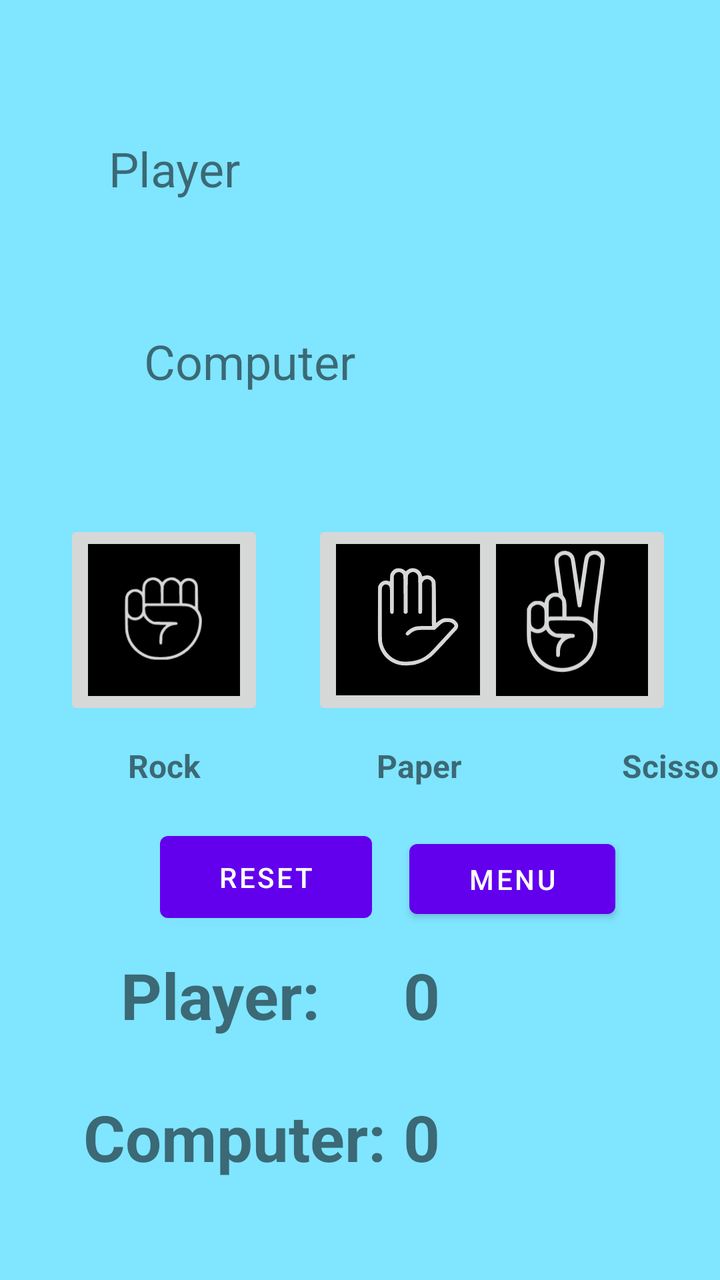
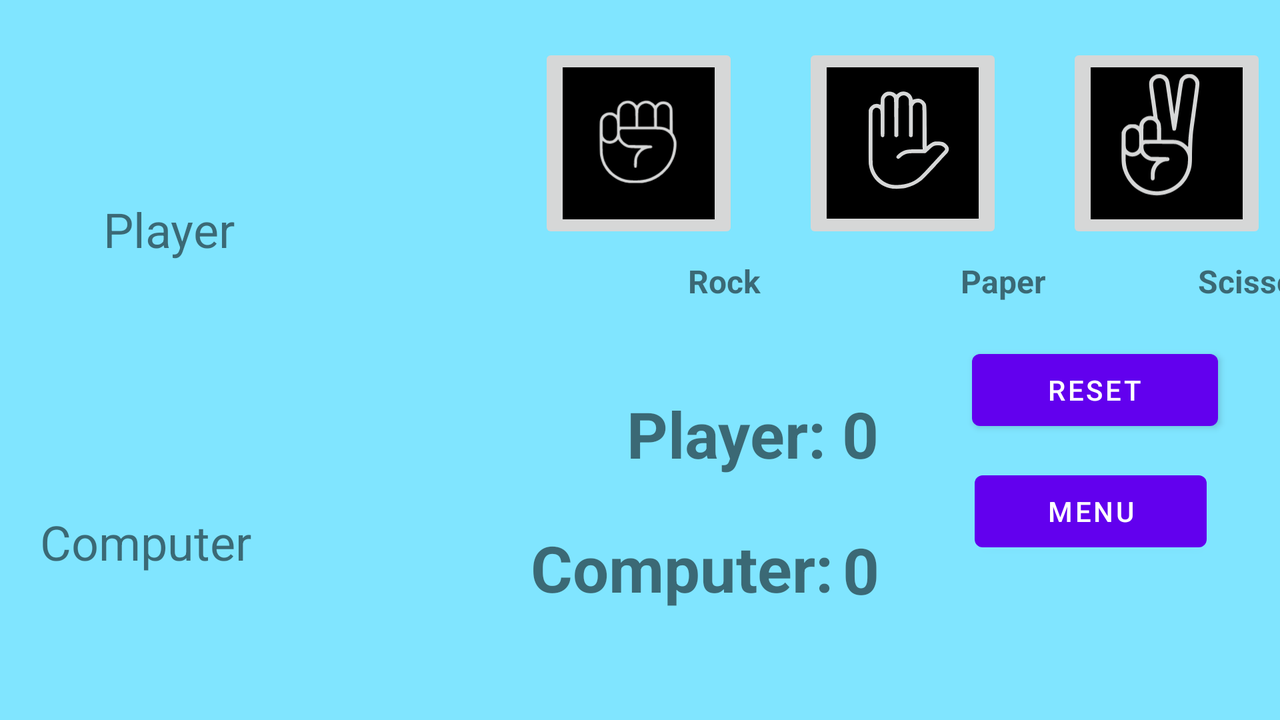

Compare how this app lays out the same screen by default and in its alternative resource folder. The renders come first, then the two layout files and the values they reference.
<!-- AndroidManifest.xml: application theme Theme.RPSpartner -->
<!-- res/layout/activity_main.xml -->
<?xml version="1.0" encoding="utf-8"?>
<androidx.constraintlayout.widget.ConstraintLayout xmlns:android="http://schemas.android.com/apk/res/android"
    xmlns:app="http://schemas.android.com/apk/res-auto"
    xmlns:tools="http://schemas.android.com/tools"
    android:layout_width="match_parent"
    android:layout_height="match_parent"
    android:background="@color/lightBlue"
    tools:context=".MainActivity">

    <Button
        android:id="@+id/btnReset"
        android:layout_width="106dp"
        android:layout_height="53dp"
        android:layout_marginStart="80dp"
        android:layout_marginTop="412dp"
        android:text="Reset"
        app:layout_constraintStart_toStartOf="parent"
        app:layout_constraintTop_toTopOf="parent" />

    <ImageButton
        android:id="@+id/btnPaper"
        android:layout_width="100dp"
        android:layout_height="100dp"
        android:layout_marginStart="24dp"
        android:layout_marginTop="260dp"
        android:scaleType="centerInside"
        app:layout_constraintStart_toEndOf="@+id/btnRock"
        app:layout_constraintTop_toTopOf="parent"
        app:srcCompat="@drawable/paperopt" />

    <ImageButton
        android:id="@+id/btnRock"
        android:layout_width="100dp"
        android:layout_height="100dp"
        android:layout_marginStart="32dp"
        android:layout_marginTop="260dp"
        android:scaleType="fitCenter"
        app:layout_constraintStart_toStartOf="parent"
        app:layout_constraintTop_toTopOf="parent"
        app:srcCompat="@drawable/rockopt" />

    <ImageButton
        android:id="@+id/btnScissor"
        android:layout_width="100dp"
        android:layout_height="100dp"
        android:layout_marginStart="32dp"
        android:layout_marginTop="260dp"
        android:layout_marginEnd="24dp"
        android:scaleType="fitCenter"
        app:layout_constraintEnd_toEndOf="parent"
        app:layout_constraintHorizontal_bias="1.0"
        app:layout_constraintStart_toEndOf="@+id/btnPaper"
        app:layout_constraintTop_toTopOf="parent"
        app:srcCompat="@drawable/scissoropt" />

    <com.google.android.material.textfield.TextInputLayout
        android:layout_width="409dp"
        android:layout_height="wrap_content"
        tools:layout_editor_absoluteX="1dp"
        tools:layout_editor_absoluteY="199dp"
        tools:ignore="MissingConstraints" />

    <TextView
        android:id="@+id/txtPlayer"
        android:layout_width="wrap_content"
        android:layout_height="wrap_content"
        android:layout_marginTop="476dp"
        android:text="Player:"
        android:textSize="32sp"
        android:textStyle="bold"
        app:layout_constraintEnd_toStartOf="@+id/txt_playerscore"
        app:layout_constraintHorizontal_bias="0.593"
        app:layout_constraintStart_toStartOf="parent"
        app:layout_constraintTop_toTopOf="parent" />

    <TextView
        android:id="@+id/lblCompMove"
        android:layout_width="wrap_content"
        android:layout_height="wrap_content"
        android:layout_marginStart="72dp"
        android:layout_marginTop="64dp"
        android:text="Computer"
        android:textSize="24sp"
        app:layout_constraintStart_toStartOf="parent"
        app:layout_constraintTop_toBottomOf="@+id/lblPlayerMove" />

    <ImageView
        android:id="@+id/imgCompMove"
        android:layout_width="85dp"
        android:layout_height="85dp"
        android:layout_marginStart="56dp"
        android:layout_marginTop="16dp"
        app:layout_constraintStart_toEndOf="@+id/lblCompMove"
        app:layout_constraintTop_toBottomOf="@+id/imgPlayerMove"
        app:srcCompat="@drawable/rock_paper_scissors" />

    <TextView
        android:id="@+id/txtComp"
        android:layout_width="wrap_content"
        android:layout_height="wrap_content"
        android:layout_marginStart="40dp"
        android:layout_marginTop="28dp"
        android:text="Computer:"
        android:textSize="32sp"
        android:textStyle="bold"
        app:layout_constraintEnd_toStartOf="@+id/txt_compscore"
        app:layout_constraintHorizontal_bias="0.175"
        app:layout_constraintStart_toStartOf="parent"
        app:layout_constraintTop_toBottomOf="@+id/txtPlayer" />

    <TextView
        android:id="@+id/txt_playerscore"
        android:layout_width="wrap_content"
        android:layout_height="wrap_content"
        android:layout_marginTop="476dp"
        android:layout_marginEnd="140dp"
        android:text="0"
        android:textSize="32sp"
        android:textStyle="bold"
        app:layout_constraintEnd_toEndOf="parent"
        app:layout_constraintTop_toTopOf="parent" />

    <TextView
        android:id="@+id/txt_compscore"
        android:layout_width="wrap_content"
        android:layout_height="wrap_content"
        android:layout_marginTop="28dp"
        android:layout_marginEnd="140dp"
        android:text="0"
        android:textSize="32sp"
        android:textStyle="bold"
        app:layout_constraintEnd_toEndOf="parent"
        app:layout_constraintTop_toBottomOf="@+id/txt_playerscore" />

    <TextView
        android:id="@+id/lblPlayerMove"
        android:layout_width="wrap_content"
        android:layout_height="wrap_content"
        android:layout_marginTop="68dp"
        android:layout_marginEnd="52dp"
        android:text="Player"
        android:textSize="24sp"
        app:layout_constraintEnd_toStartOf="@+id/imgPlayerMove"
        app:layout_constraintHorizontal_bias="0.743"
        app:layout_constraintStart_toStartOf="parent"
        app:layout_constraintTop_toTopOf="parent" />

    <ImageView
        android:id="@+id/imgPlayerMove"
        android:layout_width="85dp"
        android:layout_height="85dp"
        android:layout_marginTop="40dp"
        android:layout_marginEnd="84dp"
        app:layout_constraintEnd_toEndOf="parent"
        app:layout_constraintTop_toTopOf="parent"
        app:srcCompat="@drawable/rock_paper_scissors" />

    <Button
        android:id="@+id/btnMenu"
        android:layout_width="103dp"
        android:layout_height="47dp"
        android:layout_marginTop="416dp"
        android:text="Menu"
        app:layout_constraintEnd_toEndOf="parent"
        app:layout_constraintHorizontal_bias="0.262"
        app:layout_constraintStart_toEndOf="@+id/btnReset"
        app:layout_constraintTop_toTopOf="parent" />

    <TextView
        android:id="@+id/lblRock"
        android:layout_width="wrap_content"
        android:layout_height="wrap_content"
        android:layout_marginStart="64dp"
        android:layout_marginTop="12dp"
        android:text="Rock"
        android:textSize="16sp"
        android:textStyle="bold"
        app:layout_constraintStart_toStartOf="parent"
        app:layout_constraintTop_toBottomOf="@+id/btnRock" />

    <TextView
        android:id="@+id/lblPaper"
        android:layout_width="wrap_content"
        android:layout_height="wrap_content"
        android:layout_marginStart="88dp"
        android:layout_marginTop="12dp"
        android:text="Paper"
        android:textSize="16sp"
        android:textStyle="bold"
        app:layout_constraintStart_toEndOf="@+id/lblRock"
        app:layout_constraintTop_toBottomOf="@+id/btnPaper" />

    <TextView
        android:id="@+id/lblScissor"
        android:layout_width="wrap_content"
        android:layout_height="wrap_content"
        android:layout_marginStart="80dp"
        android:layout_marginTop="12dp"
        android:text="Scissor"
        android:textSize="16sp"
        android:textStyle="bold"
        app:layout_constraintStart_toEndOf="@+id/lblPaper"
        app:layout_constraintTop_toBottomOf="@+id/btnScissor" />

</androidx.constraintlayout.widget.ConstraintLayout>
<!-- resources referenced by this layout -->
<resources>
  <color name="lightBlue">#80e5ff</color>
  <!-- drawable paperopt: vector/xml drawable (drawable, 2446 chars, omitted) -->
  <!-- drawable rockopt: vector/xml drawable (drawable, 3747 chars, omitted) -->
  <!-- drawable scissoropt: vector/xml drawable (drawable, 3429 chars, omitted) -->
  <style name="Theme.RPSpartner" parent="Theme.MaterialComponents.DayNight.DarkActionBar">
          
          <item name="colorPrimary">@color/purple_500</item>
          <item name="colorPrimaryVariant">@color/purple_700</item>
          <item name="colorOnPrimary">@color/white</item>
          
          <item name="colorSecondary">@color/teal_200</item>
          <item name="colorSecondaryVariant">@color/teal_700</item>
          <item name="colorOnSecondary">@color/black</item>
          
          <item name="android:statusBarColor">?attr/colorPrimaryVariant</item>
          
          <item name="colorAccent">@color/orangish</item>
      </style>
  <color name="purple_500">#FF6200EE</color>
  <color name="purple_700">#FF3700B3</color>
  <color name="white">#FFFFFFFF</color>
  <color name="teal_200">#FF03DAC5</color>
  <color name="teal_700">#FF018786</color>
  <color name="black">#FF000000</color>
  <color name="orangish">#F58B11</color>
</resources>
<!-- res/layout-land/activity_main.xml (the repository's variant of the layout above) -->
<!-- drawn on the phone turned sideways -->
<?xml version="1.0" encoding="utf-8"?>
<androidx.constraintlayout.widget.ConstraintLayout xmlns:android="http://schemas.android.com/apk/res/android"
    xmlns:app="http://schemas.android.com/apk/res-auto"
    xmlns:tools="http://schemas.android.com/tools"
    android:layout_width="match_parent"
    android:layout_height="match_parent"
    android:background="@color/lightBlue"
    tools:context=".MainActivity"
    tools:ignore="MissingDefaultResource">

    <Button
        android:id="@+id/btnReset"
        android:layout_width="123dp"
        android:layout_height="48dp"
        android:text="Reset"
        app:layout_constraintBottom_toBottomOf="parent"
        app:layout_constraintEnd_toEndOf="parent"
        app:layout_constraintHorizontal_bias="0.94"
        app:layout_constraintStart_toStartOf="parent"
        app:layout_constraintTop_toTopOf="parent"
        app:layout_constraintVertical_bias="0.548" />

    <ImageButton
        android:id="@+id/btnPaper"
        android:layout_width="100dp"
        android:layout_height="100dp"
        android:layout_marginStart="32dp"
        android:scaleType="centerInside"
        app:layout_constraintBottom_toBottomOf="parent"
        app:layout_constraintEnd_toEndOf="parent"
        app:layout_constraintHorizontal_bias="0.0"
        app:layout_constraintStart_toEndOf="@+id/btnRock"
        app:layout_constraintTop_toTopOf="parent"
        app:layout_constraintVertical_bias="0.083"
        app:srcCompat="@drawable/paperopt" />

    <ImageButton
        android:id="@+id/btnRock"
        android:layout_width="100dp"
        android:layout_height="100dp"
        android:scaleType="fitCenter"
        app:layout_constraintBottom_toBottomOf="parent"
        app:layout_constraintEnd_toEndOf="parent"
        app:layout_constraintHorizontal_bias="0.499"
        app:layout_constraintStart_toStartOf="parent"
        app:layout_constraintTop_toTopOf="parent"
        app:layout_constraintVertical_bias="0.083"
        app:srcCompat="@drawable/rockopt" />

    <ImageButton
        android:id="@+id/btnScissor"
        android:layout_width="100dp"
        android:layout_height="100dp"
        android:layout_marginStart="32dp"
        android:layout_marginEnd="24dp"
        android:scaleType="fitCenter"
        app:layout_constraintBottom_toBottomOf="parent"
        app:layout_constraintEnd_toEndOf="parent"
        app:layout_constraintHorizontal_bias="0.0"
        app:layout_constraintStart_toEndOf="@+id/btnPaper"
        app:layout_constraintTop_toTopOf="parent"
        app:layout_constraintVertical_bias="0.083"
        app:srcCompat="@drawable/scissoropt" />

    <com.google.android.material.textfield.TextInputLayout
        android:layout_width="409dp"
        android:layout_height="wrap_content"
        tools:layout_editor_absoluteX="1dp"
        tools:layout_editor_absoluteY="199dp"
        tools:ignore="MissingConstraints" />

    <TextView
        android:id="@+id/txtPlayer"
        android:layout_width="wrap_content"
        android:layout_height="wrap_content"
        android:text="Player:"
        android:textSize="32sp"
        android:textStyle="bold"
        app:layout_constraintBottom_toBottomOf="parent"
        app:layout_constraintEnd_toEndOf="parent"
        app:layout_constraintHorizontal_bias="0.58"
        app:layout_constraintStart_toStartOf="parent"
        app:layout_constraintTop_toTopOf="parent"
        app:layout_constraintVertical_bias="0.616" />

    <TextView
        android:id="@+id/lblCompMove"
        android:layout_width="wrap_content"
        android:layout_height="wrap_content"
        android:layout_marginStart="20dp"
        android:layout_marginTop="124dp"
        android:text="Computer"
        android:textSize="24sp"
        app:layout_constraintStart_toStartOf="parent"
        app:layout_constraintTop_toBottomOf="@+id/lblPlayerMove" />

    <ImageView
        android:id="@+id/imgCompMove"
        android:layout_width="85dp"
        android:layout_height="85dp"
        android:layout_marginStart="44dp"
        android:layout_marginTop="68dp"
        app:layout_constraintStart_toEndOf="@+id/lblCompMove"
        app:layout_constraintTop_toBottomOf="@+id/imgPlayerMove"
        app:srcCompat="@drawable/rock_paper_scissors" />

    <TextView
        android:id="@+id/txtComp"
        android:layout_width="wrap_content"
        android:layout_height="wrap_content"
        android:text="Computer:"
        android:textSize="32sp"
        android:textStyle="bold"
        app:layout_constraintBottom_toBottomOf="parent"
        app:layout_constraintEnd_toEndOf="parent"
        app:layout_constraintHorizontal_bias="0.543"
        app:layout_constraintStart_toStartOf="parent"
        app:layout_constraintTop_toTopOf="parent"
        app:layout_constraintVertical_bias="0.828" />

    <TextView
        android:id="@+id/txt_playerscore"
        android:layout_width="wrap_content"
        android:layout_height="wrap_content"
        android:text="0"
        android:textSize="32sp"
        android:textStyle="bold"
        app:layout_constraintBottom_toBottomOf="parent"
        app:layout_constraintEnd_toEndOf="parent"
        app:layout_constraintHorizontal_bias="0.677"
        app:layout_constraintStart_toStartOf="parent"
        app:layout_constraintTop_toTopOf="parent"
        app:layout_constraintVertical_bias="0.616" />

    <TextView
        android:id="@+id/txt_compscore"
        android:layout_width="wrap_content"
        android:layout_height="wrap_content"
        android:text="0"
        android:textSize="32sp"
        android:textStyle="bold"
        app:layout_constraintBottom_toBottomOf="parent"
        app:layout_constraintEnd_toEndOf="parent"
        app:layout_constraintHorizontal_bias="0.678"
        app:layout_constraintStart_toStartOf="parent"
        app:layout_constraintTop_toTopOf="parent"
        app:layout_constraintVertical_bias="0.831" />

    <TextView
        android:id="@+id/lblPlayerMove"
        android:layout_width="wrap_content"
        android:layout_height="wrap_content"
        android:text="Player"
        android:textSize="24sp"
        app:layout_constraintBottom_toBottomOf="parent"
        app:layout_constraintEnd_toEndOf="parent"
        app:layout_constraintHorizontal_bias="0.09"
        app:layout_constraintStart_toStartOf="parent"
        app:layout_constraintTop_toTopOf="parent"
        app:layout_constraintVertical_bias="0.3" />

    <ImageView
        android:id="@+id/imgPlayerMove"
        android:layout_width="85dp"
        android:layout_height="85dp"
        app:layout_constraintBottom_toBottomOf="parent"
        app:layout_constraintEnd_toEndOf="parent"
        app:layout_constraintHorizontal_bias="0.273"
        app:layout_constraintStart_toStartOf="parent"
        app:layout_constraintTop_toTopOf="parent"
        app:layout_constraintVertical_bias="0.276"
        app:srcCompat="@drawable/rock_paper_scissors" />

    <Button
        android:id="@+id/btnMenu"
        android:layout_width="116dp"
        android:layout_height="48dp"
        android:text="Menu"
        app:layout_constraintBottom_toBottomOf="parent"
        app:layout_constraintEnd_toEndOf="parent"
        app:layout_constraintHorizontal_bias="0.93"
        app:layout_constraintStart_toStartOf="parent"
        app:layout_constraintTop_toTopOf="parent"
        app:layout_constraintVertical_bias="0.743" />

    <TextView
        android:id="@+id/lblRock"
        android:layout_width="wrap_content"
        android:layout_height="wrap_content"
        android:layout_marginStart="344dp"
        android:layout_marginTop="8dp"
        android:text="Rock"
        android:textSize="16sp"
        android:textStyle="bold"
        app:layout_constraintStart_toStartOf="parent"
        app:layout_constraintTop_toBottomOf="@+id/btnRock" />

    <TextView
        android:id="@+id/lblPaper"
        android:layout_width="wrap_content"
        android:layout_height="wrap_content"
        android:layout_marginStart="100dp"
        android:layout_marginTop="8dp"
        android:text="Paper"
        android:textSize="16sp"
        android:textStyle="bold"
        app:layout_constraintStart_toEndOf="@+id/lblRock"
        app:layout_constraintTop_toBottomOf="@+id/btnPaper" />

    <TextView
        android:id="@+id/lblScissor"
        android:layout_width="wrap_content"
        android:layout_height="wrap_content"
        android:layout_marginStart="76dp"
        android:layout_marginTop="8dp"
        android:text="Scissor"
        android:textSize="16sp"
        android:textStyle="bold"
        app:layout_constraintStart_toEndOf="@+id/lblPaper"
        app:layout_constraintTop_toBottomOf="@+id/btnScissor" />

</androidx.constraintlayout.widget.ConstraintLayout>
